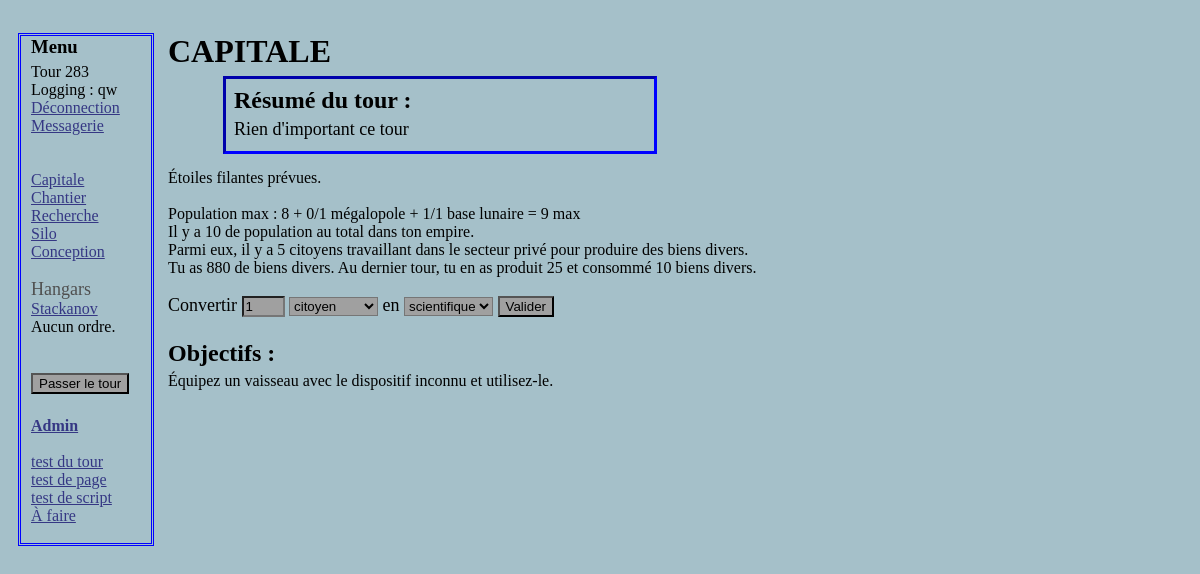
/capitale.php (signed in), run on the app's committed database.
### tables this page shows
CREATE TABLE `tour` (
  `id` int(11) NOT NULL AUTO_INCREMENT,
  `datetour` datetime NOT NULL DEFAULT CURRENT_TIMESTAMP,
  `resume` text,
  PRIMARY KEY (`id`)
);

CREATE TABLE `vaisseau` (
  `idvaisseau` int(11) NOT NULL AUTO_INCREMENT,
  `idjoueurbat` int(11) NOT NULL,
  `typevaisseau` int(11) NOT NULL,
  `univers` int(11) NOT NULL DEFAULT '0',
  `x` int(11) NOT NULL DEFAULT '0',
  `y` int(11) DEFAULT '0',
  `nomvaisseau` varchar(32) NOT NULL DEFAULT 'Vaisseau',
  `vitesse` int(11) NOT NULL DEFAULT '1',
  `capacitedesoute` int(11) NOT NULL DEFAULT '1',
  `capaciteminage` int(11) NOT NULL DEFAULT '1',
  `HPmaxvaisseau` int(11) NOT NULL DEFAULT '3',
  `HPvaisseau` int(11) NOT NULL DEFAULT '3',
  `biensvaisseau` int(11) DEFAULT '0',
  `titanevaisseau` int(11) NOT NULL DEFAULT '0',
  PRIMARY KEY (`idvaisseau`)
);

CREATE TABLE `choixevents` (
  `idchoix` int(11) NOT NULL AUTO_INCREMENT,
  `idjoueurevent` int(11) NOT NULL,
  `texteevent` text NOT NULL,
  `eventsuite1` int(11) DEFAULT NULL,
  `textechoix1` varchar(128) DEFAULT NULL,
  `eventsuite2` int(11) DEFAULT NULL,
  `textechoix2` varchar(128) DEFAULT NULL,
  `eventsuite3` int(11) DEFAULT NULL,
  `textechoix3` varchar(128) DEFAULT NULL,
  PRIMARY KEY (`idchoix`)
);

CREATE TABLE `limitesjoueurs` (
  `id` int(11) NOT NULL,
  `maxchantier` int(11) NOT NULL DEFAULT '0',
  `maxcentrederecherche` int(11) NOT NULL DEFAULT '1',
  `popmax` int(11) NOT NULL DEFAULT '5',
  `scientmax` int(11) NOT NULL DEFAULT '1',
  `ouvriermax` int(11) NOT NULL DEFAULT '1',
  `maxentrepot` int(11) NOT NULL DEFAULT '0',
  `maxbaselunaire` int(11) NOT NULL DEFAULT '0',
  `maxmegalopole` int(11) NOT NULL DEFAULT '1',
  PRIMARY KEY (`id`)
);

CREATE TABLE `utilisateurs` (
  `id` int(11) NOT NULL AUTO_INCREMENT,
  `pseudo` varchar(32) NOT NULL,
  `motdepasse` varchar(1024) NOT NULL,
  `dateinscription` date DEFAULT NULL,
  `biens` int(11) NOT NULL DEFAULT '200',
  `titane` int(11) NOT NULL DEFAULT '0',
  `idevent` int(11) NOT NULL DEFAULT '0',
  `ideventsuivant` int(11) NOT NULL DEFAULT '0',
  `lvl` int(11) NOT NULL DEFAULT '0',
  PRIMARY KEY (`id`)
);

CREATE TABLE `variationstour` (
  `idtable` int(11) NOT NULL AUTO_INCREMENT,
  `idjoueur` int(11) NOT NULL,
  `prodbiens` int(11) NOT NULL DEFAULT '0',
  `chantier` int(11) NOT NULL DEFAULT '0',
  `recherche` int(11) NOT NULL DEFAULT '5',
  `consobiens` int(11) NOT NULL DEFAULT '0',
  PRIMARY KEY (`idtable`)
);

### Capitale.php (the view, shortened to what this page needs)
<?php
include("include/BDDconnection.php");
?>
<!DOCTYPE html>
<html>
    <head>
           <link rel="stylesheet" href="style.css" />
	</head>
  <body>
    <?php include("include/menu.php"); ?>
  <div class="corps">
    <h1>CAPITALE</h1>
    <?php
    include("include/resume.php");
$reqinfoutilisateur = $bdg->prepare('SELECT * FROM utilisateurs WHERE id= ?');
$reqinfoutilisateur->execute(array($_SESSION['id']));
$repinfoutilisateur = $reqinfoutilisateur->fetch();
$recuperereventencours = $bdg->prepare('SELECT * FROM choixevents WHERE idjoueurevent= ?');
$recuperereventencours->execute(array($_SESSION['id']));
$eventencours = $recuperereventencours->fetch();
if (isset($eventencours['texteevent']))
  {
  echo $eventencours['texteevent'];
    ?>
    </form><?php
  }
$reqinfolimites = $bdg->prepare('SELECT * FROM limitesjoueurs WHERE id= ?');
$reqinfolimites->execute(array($_SESSION['id']));
$repinfolimites = $reqinfolimites->fetch();
$reqcomptermegalopole = $bdg->prepare('SELECT COUNT(*) AS nb FROM batiments WHERE idjoueurbat = ? AND typebat = 3');
$reqcomptermegalopole->execute(array($_SESSION['id']));
$repcomptermegalopole = $reqcomptermegalopole->fetch();
$reqcompterbaselunaire = $bdg->prepare('SELECT COUNT(*) AS nb FROM batiments WHERE idjoueurbat = ? AND typebat = 4');
$reqcompterbaselunaire->execute(array($_SESSION['id']));
$repcompterbaselunaire = $reqcompterbaselunaire->fetch();
$total = $repcompterbaselunaire['nb'] + $repcomptermegalopole['nb'] + 8 ;
echo '</br></br>Population max : 8 + ' . $repcomptermegalopole['nb'] . '/' . $repinfolimites['maxmegalopole'] . ' mégalopole ';
if ($repinfoutilisateur['lvl']>4)
  {
  echo '+ ' . $repcompterbaselunaire['nb'] . '/' . $repinfolimites['maxbaselunaire'] . ' base lunaire ';
  }
echo '= '. $total . ' max';
$compterpop = $bdg->prepare('SELECT COUNT(*) AS population FROM population WHERE joueurpop= ?');
$compterpop->execute(array($_SESSION['id']));
$population = $compterpop->fetch();
?>
</br>Il y a <?php echo $population[0]; ?> de population au total dans ton empire.</br>
<?php
$comptercit = $bdg->prepare('SELECT COUNT(*) AS citoyens FROM population WHERE joueurpop = ? AND typepop = 1');
$comptercit->execute(array($_SESSION['id']));
$citoyens = $comptercit->fetch();
if ($citoyens['citoyens'] > 1)
  {
echo 'Parmi eux, il y a ' . $citoyens['citoyens'] . ' citoyens travaillant dans le secteur privé pour produire des biens divers.';
  }
?>
Tu as <?php echo $repinfoutilisateur['biens'];?> de biens divers.
<?php
$reqprod = $bdg->prepare('SELECT prodbiens , consobiens FROM variationstour WHERE idjoueur= ?');
$reqprod->execute(array($_SESSION['id']));
$prodbiens = $reqprod->fetch();
?>
Au dernier tour, tu en as produit <?php echo $prodbiens['prodbiens'];?> et consommé <?php echo $prodbiens['consobiens'];?> biens divers.
<form method="post" action="script/conversionpop.php">
   <p>
        <label for="combien">Convertir </label>
        <input type="number" name="combien" min="1" value="1">
        <select name="popdepart" id="popdepart"> -->
<?php
$reqtypepop = $bdd->query('SELECT idtypepop , nompop , technecessaire FROM typepop ORDER BY idtypepop ASC');
while ($reptypepop = $reqtypepop->fetch())
	{
	echo '<option value="'. $reptypepop['idtypepop'] . '">'. $reptypepop['nompop'] .'</option>';
	}
	?>
       </select><label for="poparrivee"> en </label><select name="poparrivee" id="poparrivee">
<?php
$reqtypepop = $bdd->query('SELECT idtypepop, nompop, technecessaire FROM typepop ORDER BY idtypepop DESC');
while ($reptypepop = $reqtypepop->fetch())
	{
	echo '<option value="'. $reptypepop['idtypepop'] . '">'. $reptypepop['nompop'] .'</option>';
	}
?>
       </select>
        <input type="submit" value="Valider" />
   </p>
</form>
  </form></br><?php
  echo '<h2>Objectifs :</h2>';
  switch ($repinfoutilisateur['lvl'])
  {
      case 10:
          echo "Équipez un vaisseau avec le dispositif inconnu et utilisez-le.";
      break;
      }
  ?>
  </div>
  </body>
</html>

### include/Menu.php (shortened to what this page needs)
<nav class="menu">
    <div>
        <h3>Menu</h3>
           	<?php
            $reponse = $bda->query('SELECT id FROM tour ORDER BY id DESC LIMIT 1');
            $touractuel = $reponse->fetch();
            $reponse->closeCursor();?>
            Tour <?php echo $touractuel['id'] ; ?>
            <?php
            If (!isset($_SESSION['pseudo']))
			{
            echo '<a class ="lienmenu" href="Accueil.php">Accueil</a>' ;
           	}
			else
			{
           	$reqlvl = $bdg->prepare('SELECT lvl from utilisateurs WHERE id= ?');
            $reqlvl->execute(array($_SESSION['id']));
            $replvl = $reqlvl->fetch();
            echo 'Logging : ' . $_SESSION['pseudo'] . ' </br> ';
            ?>
            <a class ="lienmenu" href="script/deconnection.php">Déconnection</a> </br>
            <a class ="lienmenu" href="Messagerie.php">Messagerie</br>
            </a></br>
            <a class ="lienmenu"  href="Capitale.php">Capitale</a> </br>
            <?php
            if ($replvl['lvl'] > 0)
                {
                echo '<a class ="lienmenu" href="Chantier.php">Chantier</a></br>';
                echo '<a class ="lienmenu" href="recherche.php">Recherche</a></br>';
			    }
            if ($replvl['lvl'] > 5)
                {
                echo '<a class ="lienmenu" href="silo.php">Silo</a></br>';
                }
            if ($replvl['lvl'] > 7)
                {
                echo '<a class ="lienmenu" href="design.php">Conception</a></br>';
                }
            $ecrirehangars = 1 ;
            $reqvaiss = $bdg->prepare('SELECT v.idvaisseau, v.nomvaisseau, o.typeordre FROM vaisseau v LEFT JOIN ordredeplacement o ON o.idvaisseaudeplacement = v.idvaisseau WHERE v.idjoueurbat = ? AND v.typevaisseau = 5 ORDER BY v.idvaisseau');
            $reqvaiss->execute(array($_SESSION['id']));
            while ($repvaiss = $reqvaiss->fetch())
                {
                if ($ecrirehangars == 1) {echo '</br><span class = "hangars">Hangars</span></br>' ; }
                    $ecrirehangars = 2 ;
                echo '<a class ="lienmenu" href="hangars.php?id=' . $repvaiss['idvaisseau'] . '">' . $repvaiss['nomvaisseau'] . '</a></br>';
                switch ($repvaiss['typeordre'])
                    {
                    case '':
					echo "Aucun ordre.";
                    break;
                    }
                }
            }
    		?>
			<form action="tour/Gestionglobale.php">
			<p>
			    <input type="submit" value="Passer le tour" />
			</p>
			</form>
            <b><a class ="lienmenu" href="Administration.php">Admin</a></b></br> </br>
            <a class ="lienmenu" href="tour/test.php">test du tour</a> </br>
            <a class ="lienmenu" href="test.php?id=2">test de page</a> </br>
            <a class ="lienmenu" href="script/test.php?table=autre&amp;backup=non">test de script</a> </br>
            <a class ="lienmenu" href="afaire.php">À faire</a> </br> </br>
    </div>
</nav>

### css/general.css (style rules this page uses)
body { background-color: rgb(165,192,201);; color: black; padding-top: 25px; padding-left:10px; }
.corps { margin-left:140px; display: flex; flex-wrap: nowrap; flex-direction: column; display: inline-block; vertical-align: top; padding-left:10px; }

### css/menu.css (style rules this page uses)
.menu { position:absolute; width: 120px; vertical-align: top; border: 3px blue double; padding-left:10px; }
.lienmenu { color: rgb(53,55,132); }
.hangars { color: rgb(80,80,80); font-family: Impact; font-size: large; }

### css/formulaire.css (style rules this page uses)
input[type="number"] { width:35px; }
input , select { background-color: rgb(160,160,160); margin-bottom: 5px; }
label { cursor: pointer; }
form { display: inline }

### css/block.css (style rules this page uses)
p { font-size: large; }
h1 { margin-top: 0px ; padding-top: 0px; margin-left: 0px ; }
h2 { margin-top: 0px ; padding-top: 0px; margin-left: 0px ; margin-bottom: 5px ; padding-bottom: 0px; }
h3 { margin-top: 0px ; padding-top: 0px; margin-left: 0px ; margin-bottom: 5px ; padding-bottom: 0px; }

### data on the page
tour: id "283"
vaisseau: nomvaisseau "Stackanov"
choixevents: texteevent "Étoiles filantes prévues."
limitesjoueurs: maxmegalopole "1", maxbaselunaire "1"
utilisateurs: biens "880"
variationstour: prodbiens "25", consobiens "10"

### other printed values
$_SESSION['pseudo'] "qw"
$repcomptermegalopole['nb'] "0"
$repcompterbaselunaire['nb'] "1"
$total "9"
$population[0] "10"
$citoyens['citoyens'] "5"
form field popdepart "citoyen"
form field poparrivee "scientifique"
